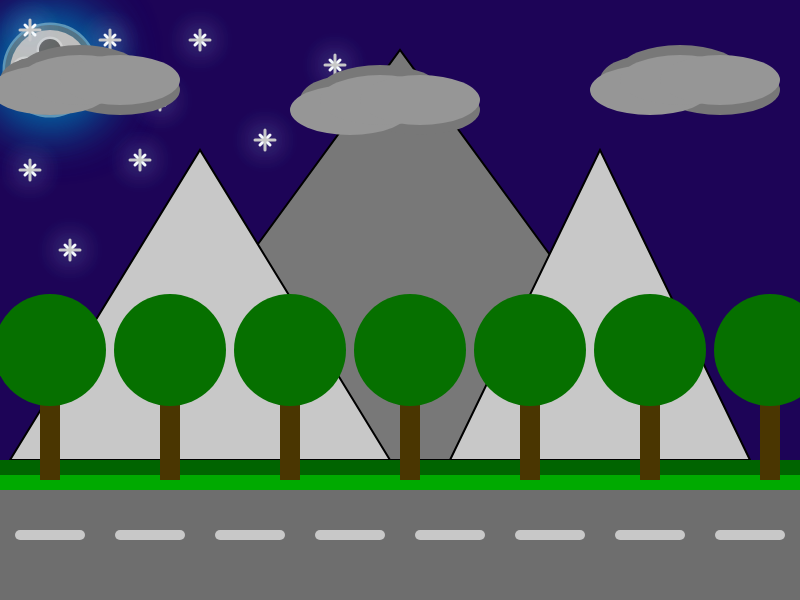
Frame 1 (no input)
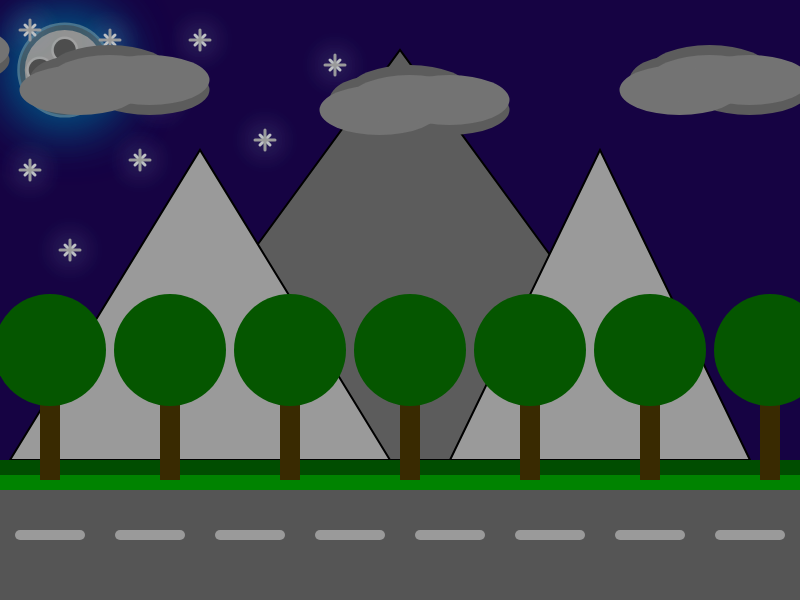
Frame 60 (no input)
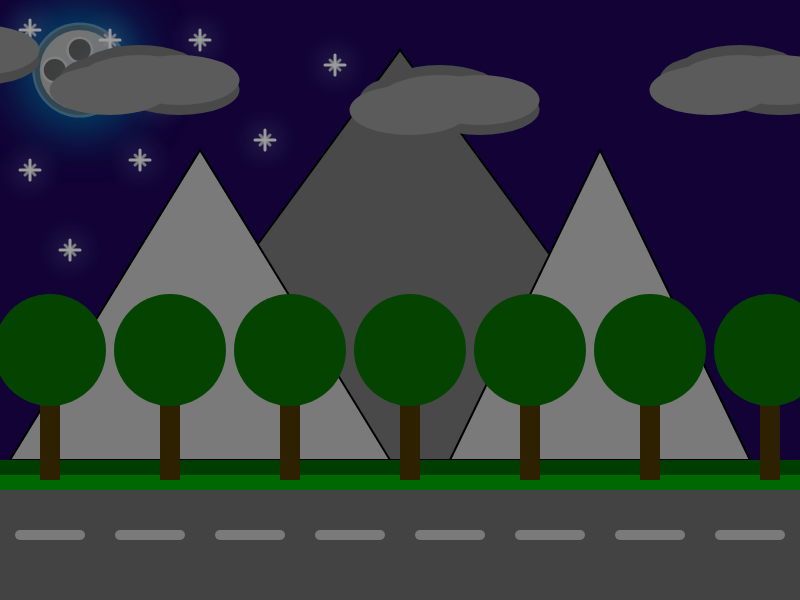
Frame 120 (the mouse pressed at the canvas centre since frame 60)

The p5.js sketch that drew these frames (run headless with seeded random() and noise() and a simulated clock; from frame 60 on, the mouse is pressed at the canvas centre):

// p5.js sketch
// ── sketch.js
let sky_color;
let from;
let to;
let wolken_move = 0
let wolken_move2 = 200
let wolken_move3 = 500
let wolken_move4 = 800
let zon_move = -820
let sky_transition = 1;
let maan_move = 0
let wolken_kleur_dag1;
let wolken_kleur_nacht1;
let wolken_kleur_dag2;
let wolken_kleur_nacht2;
let wolken_kleur1;
let wolken_kleur2;
let wolken_transition = 1;
let nacht_darkness_trans = 0;
let sterrenkleur1 = 255;
let sterrenkleur2 = 200;
let sterren_trans = 1
let sterren_opac = 255

function setup() {
  createCanvas(800, 600);
  from = color(100,200,255)
  to = color(29,4,87)
  wolken_kleur_dag1 = color(255)
  wolken_kleur_nacht1 = color(150)
  wolken_kleur_dag2 = color(225)
  wolken_kleur_nacht2 = color(120)
}

function draw() {
  sky_color = lerpColor(from,to,0 + sky_transition);
  wolken_kleur1 = lerpColor(wolken_kleur_dag1,wolken_kleur_nacht1,0 + wolken_transition)
  wolken_kleur2 = lerpColor(wolken_kleur_dag2,wolken_kleur_nacht2,0 + wolken_transition)
  noStroke()
  fill(sky_color)
  rect(0,0,800,600)
  //zon
  drawingContext.shadowBlur = 80;
  drawingContext.shadowColor = color(252,104,133)
  fill("red")
  circle(50 + zon_move,70,95)
  fill("orange")
  circle(50 + zon_move,70,90)
  fill("yellow")
  circle(50 + zon_move,70,80)
  
  drawingContext.shadowBlur = 0

  //maan
  drawingContext.shadowBlur = 60
  drawingContext.shadowColor = color(0,108,171)
  fill(200)
  circle(50 + maan_move,70,95)
  fill(120)
  circle(50 + maan_move,70,90)
  fill(190)
  circle(50 + maan_move,70,80)
  drawingContext.shadowBlur = 0
  fill(210)
  circle(70 + maan_move,80,35)
  circle(25 + maan_move,70,27)
  circle(50 + maan_move,50,27)
  circle(55 + maan_move,95,20)
  fill(100)
  circle(70 + maan_move,80,30)
  circle(25 + maan_move,70,22)
  circle(50 + maan_move,50,22)
  circle(55 + maan_move,95,15)
  
  //sterren
  fill(sterrenkleur1)
  drawingContext.shadowBlur = 30
  drawingContext.shadowColor = color(166,200,255)
  strokeWeight(3)
  stroke(sterrenkleur1,sterren_opac)
  line(75,75,85,85)
  line(75,85,85,75)
  stroke(sterrenkleur2,sterren_opac)
  line(80,70,80,90)
  line(70,80,90,80)

  stroke(sterrenkleur1,sterren_opac)
  line(155,95,165,105)
  line(155,105,165,95)
  stroke(sterrenkleur2,sterren_opac)
  line(160,90,160,110)
  line(150,100,170,100)

  stroke(sterrenkleur1,sterren_opac)
  line(135,155,145,165)
  line(135,165,145,155)
  stroke(sterrenkleur2,sterren_opac)
  line(140,150,140,170)
  line(130,160,150,160)

  stroke(sterrenkleur1,sterren_opac)
  line(25,165,35,175)
  line(25,175,35,165)
  stroke(sterrenkleur2,sterren_opac)
  line(30,160,30,180)
  line(20,170,40,170)

  stroke(sterrenkleur1,sterren_opac)
  line(65,245,75,255)
  line(65,255,75,245)
  stroke(sterrenkleur2,sterren_opac)
  line(70,240,70,260)
  line(60,250,80,250)

  stroke(sterrenkleur1,sterren_opac)
  line(25,25,35,35)
  line(25,35,35,25)
  stroke(sterrenkleur2,sterren_opac)
  line(30,20,30,40)
  line(20,30,40,30)

  stroke(sterrenkleur1,sterren_opac)
  line(105,35,115,45)
  line(105,45,115,35)
  stroke(sterrenkleur2,sterren_opac)
  line(110,30,110,50)
  line(100,40,120,40)

  stroke(sterrenkleur1,sterren_opac)
  line(195,35,205,45)
  line(195,45,205,35)
  stroke(sterrenkleur2,sterren_opac)
  line(200,30,200,50)
  line(190,40,210,40)

  stroke(sterrenkleur1,sterren_opac)
  line(260,135,270,145)
  line(260,145,270,135)
  stroke(sterrenkleur2,sterren_opac)
  line(265,130,265,150)
  line(255,140,275,140)

  stroke(sterrenkleur1,sterren_opac)
  line(330,60,340,70)
  line(330,70,340,60)
  stroke(sterrenkleur2,sterren_opac)
  line(335,55,335,75)
  line(325,65,345,65)


  if (frameCount % 20 === 0) {
    sterren_trans += 1
  }

  if (sterren_trans > 2) {
    sterren_trans = 1
  }


  if (sterren_trans == 1) {
    sterrenkleur1 = 255
    sterrenkleur2 = 200
  } else {
    sterrenkleur1 = 200
    sterrenkleur2 = 255
  }
  
  drawingContext.shadowBlur = 0

  //mountains
  stroke(0)
  strokeWeight(2)
  fill(120)
  triangle(100,460,400,50,700,460)
  fill(200)
  triangle(10,460,200,150,390,460)
  triangle(450,460,600,150,750,460)
  //grass
  strokeWeight(0)
  fill(0,100,0)
  rect(0,460,800,400)
  fill(0,170,0)
  rect(0,475,800,400)
  //road
  fill(110)
  rect(0,490,800,400)
  strokeWeight(10)
  stroke(200)
  line(20,535,80,535)
  line(120,535,180,535)
  line(220,535,280,535)
  line(320,535,380,535)
  line(420,535,480,535)
  line(520,535,580,535)
  line(620,535,680,535)
  line(720,535,780,535)
  line(820,535,880,535)
  //trees

  //trunks
  strokeWeight(0)
  let color_dark_brown = color(74,54,1)
  fill(color_dark_brown)
  rect(40,360,20,120)
  rect(160,360,20,120)
  rect(280,360,20,120)
  rect(400,360,20,120)
  rect(520,360,20,120)
  rect(640,360,20,120)
  rect(760,360,20,120)
  //LEAVES

  //layer1
  fill(0,240,0)


  //layer4
  let color_dark_green = color(6,112,0)
  fill(color_dark_green)
  circle(50,350,112)
  circle(170,350,112)
  circle(290,350,112)
  circle(410,350,112)
  circle(530,350,112)
  circle(650,350,112)
  circle(770,350,112)



  //wolken
  strokeWeight(0)
  stroke(0)
  fill(wolken_kleur2)
  ellipse(-150 + wolken_move,50,100,50)
  ellipse(-120 + wolken_move,40,120,50)
  ellipse(-80 + wolken_move,60,120,50)
  fill(wolken_kleur1)
  ellipse(-150 + wolken_move,60,120,50)
  ellipse(-120 + wolken_move,50,120,50)
  ellipse(-80 + wolken_move,50,120,50)

  fill(wolken_kleur2)
  ellipse(-150 + wolken_move2,80,100,50)
  ellipse(-120 + wolken_move2,70,120,50)
  ellipse(-80 + wolken_move2,90,120,50)
  fill(wolken_kleur1)
  ellipse(-150 + wolken_move2,90,120,50)
  ellipse(-120 + wolken_move2,80,120,50)
  ellipse(-80 + wolken_move2,80,120,50)

  fill(wolken_kleur2)
  ellipse(-150 + wolken_move3,100,100,50)
  ellipse(-120 + wolken_move3,90,120,50)
  ellipse(-80 + wolken_move3,110,120,50)
  fill(wolken_kleur1)
  ellipse(-150 + wolken_move3,110,120,50)
  ellipse(-120 + wolken_move3,100,120,50)
  ellipse(-80 + wolken_move3,100,120,50)

  fill(wolken_kleur2)
  ellipse(-150 + wolken_move4,80,100,50)
  ellipse(-120 + wolken_move4,70,120,50)
  ellipse(-80 + wolken_move4,90,120,50)
  fill(wolken_kleur1)
  ellipse(-150 + wolken_move4,90,120,50)
  ellipse(-120 + wolken_move4,80,120,50)
  ellipse(-80 + wolken_move4,80,120,50)

  fill(0,nacht_darkness_trans)
  rect(0,0,1000,1000)

  //nacht shade

  if (zon_move < -50) {
    nacht_darkness_trans += 1
    sterren_opac += 2
  } else {
    nacht_darkness_trans -= 1
    sterren_opac -= 2
  }

  if (nacht_darkness_trans >= 100) {
    nacht_darkness_trans = 100
  }

  if (nacht_darkness_trans <= 0) {
    nacht_darkness_trans = 0
  }

  if (sterren_opac > 255) {
    sterren_opac = 255
  }

  if (sterren_opac < 0) {
    sterren_opac = 0
  }

  //beweging wolken

  wolken_move = wolken_move + 0.5
  if (wolken_move >= 1100) {
    wolken_move = 1
  }

  wolken_move2 = wolken_move2 + 0.5
  if (wolken_move2 >= 1100) {
    wolken_move2 = 1
  }

  wolken_move3 = wolken_move3 + 0.5
  if (wolken_move3 >= 1100) {
    wolken_move3 = 1
  }

  wolken_move4 = wolken_move4 + 0.5
  if (wolken_move4 >= 1100) {
    wolken_move4 = 1
  }

  //beweging maan

  maan_move = maan_move + 0.25
  if (maan_move == 830) {
    maan_move = -830
  }

  //beweging zon + kleuren transitie tussen dag en nacht

  zon_move = zon_move + 0.25
  if (zon_move == 830) {
    zon_move = -830
  }

  if (zon_move >= 760) {
    sky_transition += 0.01
    wolken_transition += 0.01
  }

  if (zon_move <= 0 && zon_move >=-70) {
    sky_transition = sky_transition - 0.01
    wolken_transition = wolken_transition - 0.01
  }


  //auto's

}
